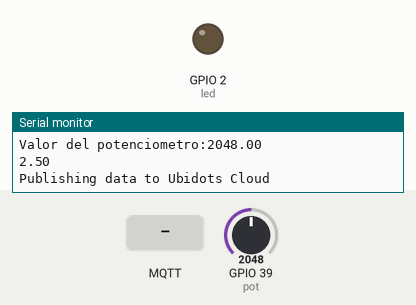
This sketch was run on a simulated ESP32. On the bench: output pins drawn as LEDs (lit = HIGH), the last lines printed to the serial monitor. The inputs (shaded band) are chosen by the test bench; at power-on: GPIO 39 (pot) = 2048. WiFi joins after 1.5 s; servers stay silent unless stated; no MQTT or app messages arrive unless stated.

Above: at 5.7 s.
5.8 s: MQTT message "1" arrives on the first subscribed topic
At 8.2 s:
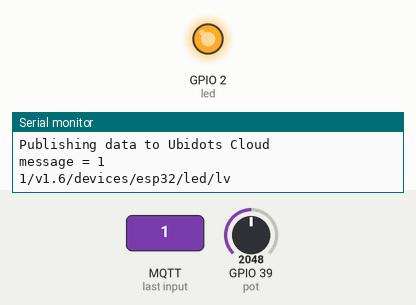
9.0 s: MQTT message "0" arrives on the first subscribed topic
At 10.7 s:
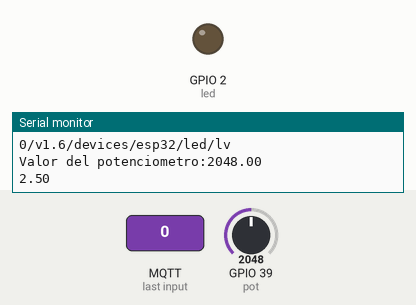
11.0 s: MQTT message "2" arrives on the first subscribed topic
At 12.6 s:
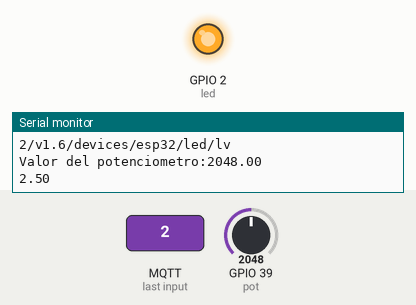
Timing chart, 0 to 14.1 s (numbered marks = the images above; inputs shaded):
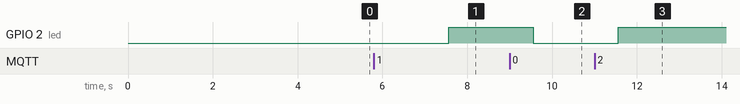

The sketch:

UbidotsProyecto.ino
```cpp
//Este código implementadi fue basado en el código que se encuentra en https://github.com/techiesms/ESP32-MQTT y
//https://github.com/mjScientech/Esp32-Ubidots-Wireless-long-range-Temperature-And-Humidity
/****************************************
   Include Libraries
 ****************************************/
#include <WiFi.h>
#include <PubSubClient.h>

#define WIFISSID "INFINITUMt3ye" // Put your WifiSSID here
#define PASSWORD "GH6pke018v" // Put your wifi password here
#define TOKEN "BBFF-ynvW5cCnI7oNXZSuqiBXYhVNtVBIDz" // Put your Ubidots' TOKEN
#define MQTT_CLIENT_NAME "RandomnP" // MQTT client Name, please enter your own 8-12 alphanumeric character ASCII string;
//it should be a random and unique ascii string and different from all other devices

/****************************************
   Define Constants
 ****************************************/
#define VARIABLE_LABEL "potenciometro" // Assing the variable label
#define VARIABLE_LED "led"
#define DEVICE_LABEL "esp32" // Assig the device label

#define led 2 // se utilizo el led que viene integrado en el ESP32
#define pot 39

char mqttBroker[]  = "industrial.api.ubidots.com";
char payload[100];
char topic[150];
char topicSubscribe[100];//HERE
// Space to store values to send
char str_sensor[10];

/****************************************
   Auxiliar Functions
 ****************************************/
WiFiClient ubidots;
PubSubClient client(ubidots);

void callback(char* topic, byte* payload, unsigned int length) {
  //controlar led
  char p[length + 1];
  memcpy(p, payload, length);
  p[length] = NULL;
  String message(p);
  Serial.println("message = " + message);
  if (message == "0") {
    digitalWrite(led, LOW);
  } else {
    digitalWrite(led, HIGH);
  }

  Serial.write(payload, length);
  Serial.println(topic);
}

void reconnect() {
  // Loop until we're reconnected
  while (!client.connected()) {
    Serial.println("Attempting MQTT connection...");

    // Attemp to connect
    if (client.connect(MQTT_CLIENT_NAME, TOKEN, "")) {
      Serial.println("Connected");
      client.subscribe(topicSubscribe); //HERE
    } else {
      Serial.print("Failed, rc=");
      Serial.print(client.state());
      Serial.println(" try again in 2 seconds");
      // Wait 2 seconds before retrying
      delay(2000);
    }
  }
}

/****************************************
   Main Functions
 ****************************************/
void setup() {
  Serial.begin(115200);
  delay(3000);

  pinMode(led, OUTPUT);


  Serial.println();
  WiFi.begin(WIFISSID, PASSWORD);
  Serial.print("Warten WiFi...");

  while (WiFi.status() != WL_CONNECTED) {
    Serial.print(".");
    delay(500);
  }
  Serial.println("");
  Serial.println("!");
  Serial.println("WiFi Verbuden");
  Serial.print("IP Adresse: ");
  Serial.println(WiFi.localIP());
  client.setServer(mqttBroker, 1883);
  client.setCallback(callback);
  sprintf(topicSubscribe, "/v1.6/devices/%s/%s/lv", DEVICE_LABEL, VARIABLE_LED);
  client.subscribe(topicSubscribe);
}


void loop() {


  if (!client.connected()) {
    client.subscribe(topicSubscribe);
    reconnect();
  }

  sprintf(topic, "%s%s", "/v1.6/devices/", DEVICE_LABEL);
  sprintf(payload, "%s", ""); // Cleans the payload
  sprintf(payload, "{\"%s\":", VARIABLE_LABEL); // Adds the variable label

  float sensor = analogRead(pot);
  Serial.print("Valor del potenciometro:"); Serial.println(sensor);

  //Se convierten los valores obtenidos del potenciometro a voltaje 0 - 5 V

  float voltaje= (sensor * 5)/4095;
  Serial.println(voltaje);
  delay(1000);

  dtostrf(voltaje, 4, 2, str_sensor);

  sprintf(payload, "%s {\"value\": %s}}", payload, str_sensor); // Adds the value
  Serial.println("Publishing data to Ubidots Cloud");
  client.publish(topic, payload);
  client.loop();
  delay(1000);
}
```

Measured:
- after the input at 5.8 s, GPIO 2 (led): LOW → HIGH after 1.8 s
- after the input at 9.0 s, GPIO 2 (led): HIGH → LOW after 0.56 s
- after the input at 11.0 s, GPIO 2 (led): LOW → HIGH after 0.56 s
